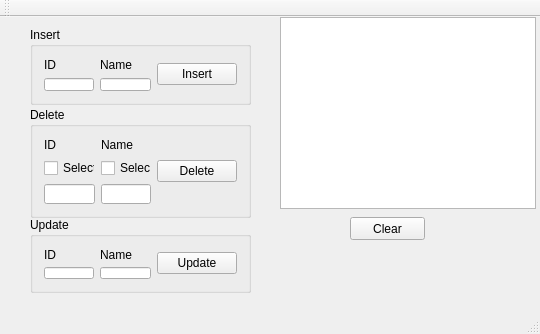
<?xml version="1.0" encoding="UTF-8"?>
<ui version="4.0">
 <class>MainWindow</class>
 <widget class="QMainWindow" name="MainWindow">
  <property name="geometry">
   <rect>
    <x>0</x>
    <y>0</y>
    <width>540</width>
    <height>334</height>
   </rect>
  </property>
  <property name="windowTitle">
   <string>Database Sample</string>
  </property>
  <widget class="QWidget" name="centralWidget">
   <widget class="QTableView" name="tableView">
    <property name="geometry">
     <rect>
      <x>280</x>
      <y>0</y>
      <width>256</width>
      <height>192</height>
     </rect>
    </property>
   </widget>
   <widget class="QPushButton" name="pushButton_Clear">
    <property name="geometry">
     <rect>
      <x>350</x>
      <y>200</y>
      <width>75</width>
      <height>23</height>
     </rect>
    </property>
    <property name="text">
     <string>Clear</string>
    </property>
   </widget>
   <widget class="QGroupBox" name="groupBox_Insert">
    <property name="geometry">
     <rect>
      <x>30</x>
      <y>10</y>
      <width>221</width>
      <height>78</height>
     </rect>
    </property>
    <property name="title">
     <string>Insert</string>
    </property>
    <layout class="QVBoxLayout" name="verticalLayout_3">
     <item>
      <layout class="QHBoxLayout" name="horizontalLayout_2">
       <item>
        <layout class="QHBoxLayout" name="horizontalLayout">
         <item>
          <layout class="QVBoxLayout" name="verticalLayout">
           <item>
            <widget class="QLabel" name="label_insertID">
             <property name="text">
              <string>ID</string>
             </property>
            </widget>
           </item>
           <item>
            <widget class="QLineEdit" name="lineEdit_InsertID"/>
           </item>
          </layout>
         </item>
         <item>
          <layout class="QVBoxLayout" name="verticalLayout_2">
           <item>
            <widget class="QLabel" name="label_InsertName">
             <property name="text">
              <string>Name</string>
             </property>
            </widget>
           </item>
           <item>
            <widget class="QLineEdit" name="lineEdit_InsertName"/>
           </item>
          </layout>
         </item>
        </layout>
       </item>
       <item>
        <widget class="QPushButton" name="pushButton_Insert">
         <property name="text">
          <string>Insert</string>
         </property>
        </widget>
       </item>
      </layout>
     </item>
    </layout>
   </widget>
   <widget class="QGroupBox" name="groupBox_Delete">
    <property name="geometry">
     <rect>
      <x>30</x>
      <y>90</y>
      <width>221</width>
      <height>111</height>
     </rect>
    </property>
    <property name="title">
     <string>Delete</string>
    </property>
    <layout class="QVBoxLayout" name="verticalLayout_4">
     <item>
      <layout class="QHBoxLayout" name="horizontalLayout_3">
       <item>
        <layout class="QHBoxLayout" name="horizontalLayout_4">
         <item>
          <layout class="QVBoxLayout" name="verticalLayout_5">
           <item>
            <widget class="QLabel" name="label_DeleteID">
             <property name="text">
              <string>ID</string>
             </property>
            </widget>
           </item>
           <item>
            <widget class="QCheckBox" name="checkBox_DeleteIDSelect">
             <property name="text">
              <string>Select</string>
             </property>
            </widget>
           </item>
           <item>
            <widget class="QLineEdit" name="lineEdit_DeleteID"/>
           </item>
          </layout>
         </item>
         <item>
          <layout class="QVBoxLayout" name="verticalLayout_6">
           <item>
            <widget class="QLabel" name="label_DeleteName">
             <property name="text">
              <string>Name</string>
             </property>
            </widget>
           </item>
           <item>
            <widget class="QCheckBox" name="checkBox_DeleteNameSelect">
             <property name="text">
              <string>Select</string>
             </property>
            </widget>
           </item>
           <item>
            <widget class="QLineEdit" name="lineEdit_DeleteName"/>
           </item>
          </layout>
         </item>
        </layout>
       </item>
       <item>
        <widget class="QPushButton" name="pushButton_Delete">
         <property name="text">
          <string>Delete</string>
         </property>
        </widget>
       </item>
      </layout>
     </item>
    </layout>
   </widget>
   <widget class="QGroupBox" name="groupBox_Update">
    <property name="geometry">
     <rect>
      <x>30</x>
      <y>200</y>
      <width>221</width>
      <height>76</height>
     </rect>
    </property>
    <property name="title">
     <string>Update</string>
    </property>
    <layout class="QVBoxLayout" name="verticalLayout_9">
     <item>
      <layout class="QHBoxLayout" name="horizontalLayout_5">
       <item>
        <layout class="QVBoxLayout" name="verticalLayout_8">
         <item>
          <widget class="QLabel" name="label_UpdateID">
           <property name="text">
            <string>ID</string>
           </property>
          </widget>
         </item>
         <item>
          <widget class="QLineEdit" name="lineEdit_UpdateID"/>
         </item>
        </layout>
       </item>
       <item>
        <layout class="QVBoxLayout" name="verticalLayout_7">
         <item>
          <widget class="QLabel" name="label_UpdateName">
           <property name="text">
            <string>Name</string>
           </property>
          </widget>
         </item>
         <item>
          <widget class="QLineEdit" name="lineEdit_UpdateName"/>
         </item>
        </layout>
       </item>
       <item>
        <widget class="QPushButton" name="pushButton_Update">
         <property name="text">
          <string>Update</string>
         </property>
        </widget>
       </item>
      </layout>
     </item>
    </layout>
   </widget>
  </widget>
  <widget class="QMenuBar" name="menuBar">
   <property name="geometry">
    <rect>
     <x>0</x>
     <y>0</y>
     <width>540</width>
     <height>21</height>
    </rect>
   </property>
  </widget>
  <widget class="QToolBar" name="mainToolBar">
   <attribute name="toolBarArea">
    <enum>TopToolBarArea</enum>
   </attribute>
   <attribute name="toolBarBreak">
    <bool>false</bool>
   </attribute>
  </widget>
  <widget class="QStatusBar" name="statusBar"/>
 </widget>
 <layoutdefault spacing="6" margin="11"/>
 <resources/>
 <connections/>
</ui>
